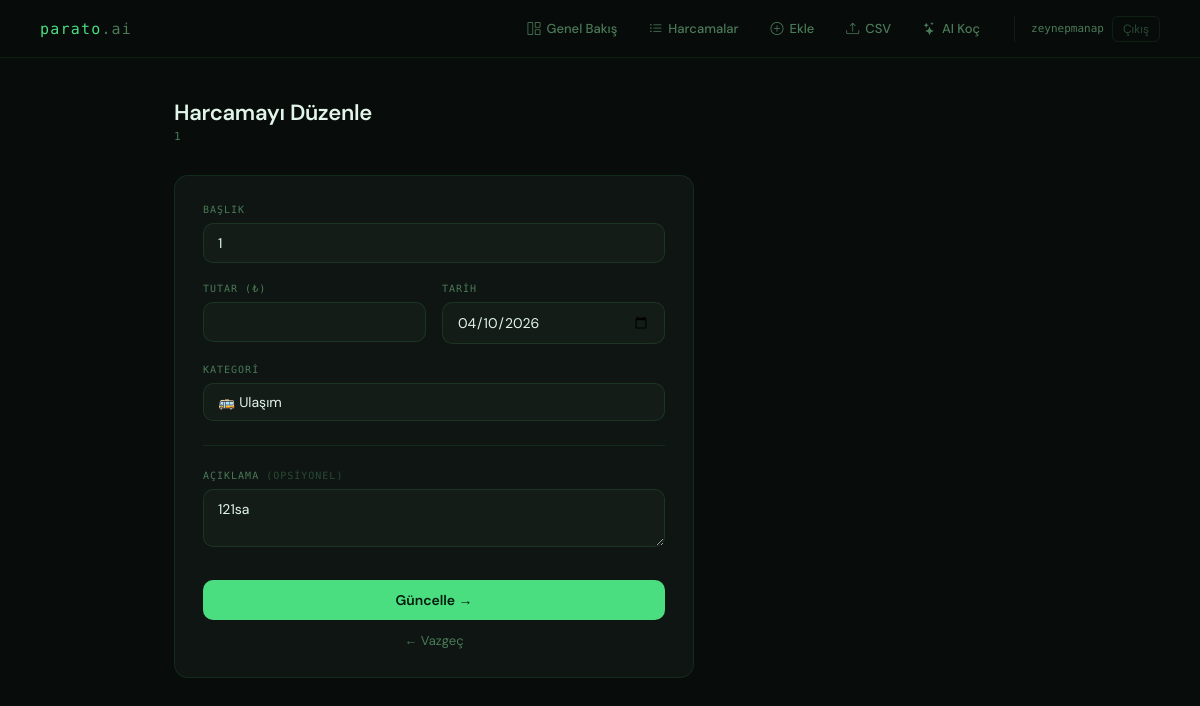
Page /harcamalar/1/duzenle/ (signed in) on the committed database.
### tracker/models.py (models this page shows, shortened)
class Harcama(models.Model):
    kullanici = models.ForeignKey(User, on_delete=models.CASCADE)
    baslik = models.CharField(max_length=200)
    tutar = models.DecimalField(max_digits=10, decimal_places=2)
    kategori = models.CharField(max_length=20, choices=Kategori.choices, default=Kategori.DIGER)
    tarih = models.DateField()
    aciklama = models.TextField(blank=True)
    olusturulma = models.DateTimeField(auto_now_add=True)
    class Meta:
        ordering = ['-tarih']

### tracker/views.py (the view, shortened to what this page needs)
# urls.py: path('harcamalar/<int:pk>/duzenle/', views.harcama_duzenle, name='harcama_duzenle'),
@login_required
def harcama_duzenle(request, pk):
    harcama = Harcama.objects.get(pk=pk, kullanici=request.user)
    return render(request, 'tracker/harcama_duzenle.html', {'harcama': harcama})

### tracker/templates/tracker/harcama_duzenle.html (shortened to what this page needs)
{% extends 'tracker/base.html' %}
{% block content %}
<div class="page-header">
  <h1>Harcamayı Düzenle</h1>
  <p>{{ harcama.baslik }}</p>
</div>
<div class="form-card">
  <form method="post">
    <div class="form-group">
      <label class="form-label">Başlık</label>
      <input type="text" name="baslik" class="form-control" value="{{ harcama.baslik }}" required>
    </div>
    <div class="form-row">
      <div class="form-group">
        <label class="form-label">Tutar (₺)</label>
        <input type="number" name="tutar" class="form-control" value="{{ harcama.tutar }}" step="0.01" required>
      </div>
      <div class="form-group">
        <label class="form-label">Tarih</label>
        <input type="date" name="tarih" class="form-control" value="{{ harcama.tarih|date:'Y-m-d' }}" required>
      </div>
    </div>
    <div class="form-group">
      <label class="form-label">Kategori</label>
      <select name="kategori" class="form-select">
        <option value="ulasim" {% if harcama.kategori == 'ulasim' %}selected{% endif %}>🚌 Ulaşım</option>
      </select>
    </div>
    <hr class="divider">
    <div class="form-group">
      <label class="form-label">Açıklama <span style="color:var(--text-dim)">(opsiyonel)</span></label>
      <textarea name="aciklama" class="form-control" rows="2">{{ harcama.aciklama }}</textarea>
    </div>
    <button type="submit" class="btn-submit">Güncelle →</button>
    <a href="{% url 'harcama_listesi' %}" class="btn-cancel">← Vazgeç</a>
  </form>
</div>
{% endblock %}

### tracker/templates/tracker/base.html (shortened to what this page needs)
<!DOCTYPE html>
<html lang="tr">
<head>
  <link href="https://cdn.jsdelivr.net/npm/bootstrap-icons@1.11.0/font/bootstrap-icons.css" rel="stylesheet">
</head>
<body>
<nav>
  <a class="nav-logo" href="{% url 'dashboard' %}">parato<span>.ai</span></a>
  <div class="nav-right">
    {% if request.user.is_authenticated %}
    <div class="nav-links">
      <a href="{% url 'dashboard' %}" class="{% if request.resolver_match.url_name == 'dashboard' %}active{% endif %}">
        <i class="bi bi-grid-1x2"></i> Genel Bakış
      </a>
      <a href="{% url 'harcama_listesi' %}" class="{% if request.resolver_match.url_name == 'harcama_listesi' %}active{% endif %}">
        <i class="bi bi-list-ul"></i> Harcamalar
      </a>
      <a href="{% url 'harcama_ekle' %}" class="{% if request.resolver_match.url_name == 'harcama_ekle' %}active{% endif %}">
        <i class="bi bi-plus-circle"></i> Ekle
      </a>
      <a href="{% url 'csv_yukle' %}" class="{% if request.resolver_match.url_name == 'csv_yukle' %}active{% endif %}">
        <i class="bi bi-upload"></i> CSV
      </a>
      <a href="{% url 'ai_analiz' %}" class="{% if request.resolver_match.url_name == 'ai_analiz' %}active{% endif %}">
        <i class="bi bi-stars"></i> AI Koç
      </a>
    </div>
    <div class="nav-user">
      <span>{{ request.user.username }}</span>
      <a href="{% url 'cikis' %}">Çıkış</a>
    </div>
    {% endif %}
  </div>
</nav>
<main>
  {% block content %}{% endblock %}
</main>
</body>
</html>

### tracker/templates/tracker/base.html (style rules this page uses)
*, *::before, *::after { box-sizing: border-box; margin: 0; padding: 0; }
:root { --bg: #080c0a; --surface: #0e1512; --surface2: #141c17; --border: rgba(74,222,128,0.1); --green: #4ade80; --text: #e2f5e9; --text-muted: #4a7a58; --text-dim: #2a4a35; --mono: 'DM Mono', monospace; --sans: 'DM Sans', sans-serif; }
body { background: var(--bg); font-family: var(--sans); color: var(--text); min-height: 100vh; }
nav { border-bottom: 1px solid var(--border); padding: 0 40px; display: flex; align-items: center; justify-content: space-between; height: 58px; position: sticky; top: 0; background: rgba(8,12,10,0.92); backdrop-filter: blur(12px); z-index: 100; }
.nav-logo { font-family: var(--mono); font-size: 15px; font-weight: 500; color: var(--green); letter-spacing: 0.08em; text-decoration: none; }
.nav-logo span { color: var(--text-muted); }
.nav-right { display: flex; align-items: center; gap: 4px; }
.nav-links { display: flex; gap: 4px; }
.nav-links a { font-size: 13px; font-weight: 500; color: var(--text-muted); text-decoration: none; padding: 6px 14px; border-radius: 8px; transition: all 0.15s; display: flex; align-items: center; gap: 6px; }
.nav-user { display: flex; align-items: center; gap: 8px; margin-left: 16px; padding-left: 16px; border-left: 1px solid var(--border); }
.nav-user span { font-family: var(--mono); font-size: 11px; color: var(--text-muted); }
.nav-user a { font-size: 12px; color: var(--text-dim); text-decoration: none; padding: 4px 10px; border: 1px solid var(--border); border-radius: 6px; transition: all 0.15s; }
main { max-width: 900px; margin: 0 auto; padding: 40px 24px; }

### tracker/templates/tracker/harcama_duzenle.html (style rules this page uses)
.page-header { margin-bottom: 32px; }
.page-header h1 { font-size: 22px; font-weight: 600; color: var(--text); letter-spacing: -0.3px; }
.page-header p { font-family: var(--mono); font-size: 11px; color: var(--text-muted); margin-top: 3px; letter-spacing: 0.08em; text-transform: uppercase; }
.form-card { background: var(--surface); border: 1px solid var(--border); border-radius: 14px; padding: 28px; max-width: 520px; }
.form-label { display: block; font-family: var(--mono); font-size: 10px; letter-spacing: 0.1em; text-transform: uppercase; color: var(--text-muted); margin-bottom: 8px; }
.form-group { margin-bottom: 20px; }
.form-control, .form-select { width: 100%; background: var(--surface2); border: 1px solid rgba(74,222,128,0.12); border-radius: 10px; padding: 10px 14px; font-family: var(--sans); font-size: 14px; color: var(--text); outline: none; transition: border-color 0.15s; appearance: none; }
.form-row { display: grid; grid-template-columns: 1fr 1fr; gap: 16px; }
.btn-submit { background: var(--green); color: #041a0c; border: none; padding: 11px; border-radius: 10px; font-family: var(--sans); font-weight: 600; font-size: 14px; cursor: pointer; transition: all 0.15s; width: 100%; margin-top: 8px; }
.btn-cancel { display: block; text-align: center; margin-top: 12px; font-size: 13px; color: var(--text-muted); text-decoration: none; }
.divider { border: none; border-top: 1px solid var(--border); margin: 24px 0; }

### rows in the picture
Harcama: baslik "1", tarih "04/10/2026", kategori "🚌 Ulaşım", aciklama "121sa"

### other values in the picture
{{ request.user.username }} "zeynepmanap"
